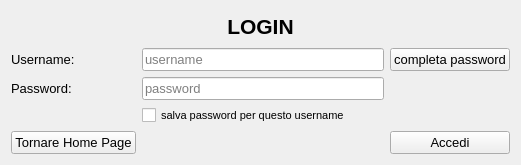
<?xml version="1.0" encoding="UTF-8"?>
<ui version="4.0">
 <class>MainWidget</class>
 <widget class="QWidget" name="MainWidget">
  <property name="geometry">
   <rect>
    <x>0</x>
    <y>0</y>
    <width>521</width>
    <height>165</height>
   </rect>
  </property>
  <property name="font">
   <font>
    <family>Arial</family>
    <pointsize>10</pointsize>
   </font>
  </property>
  <property name="windowTitle">
   <string>Login</string>
  </property>
  <layout class="QGridLayout" name="gridLayout">
   <item row="1" column="1">
    <widget class="QLineEdit" name="lineeditUsername">
     <property name="placeholderText">
      <string>username</string>
     </property>
     <property name="clearButtonEnabled">
      <bool>false</bool>
     </property>
    </widget>
   </item>
   <item row="3" column="0">
    <widget class="QLabel" name="labelPassword">
     <property name="font">
      <font>
       <family>Arial</family>
       <pointsize>10</pointsize>
      </font>
     </property>
     <property name="text">
      <string>Password:</string>
     </property>
    </widget>
   </item>
   <item row="3" column="1">
    <widget class="QLineEdit" name="lineeditPassword">
     <property name="font">
      <font>
       <family>Arial</family>
       <pointsize>10</pointsize>
      </font>
     </property>
     <property name="echoMode">
      <enum>QLineEdit::Password</enum>
     </property>
     <property name="placeholderText">
      <string>password</string>
     </property>
    </widget>
   </item>
   <item row="1" column="0">
    <widget class="QLabel" name="labelUsername">
     <property name="enabled">
      <bool>true</bool>
     </property>
     <property name="font">
      <font>
       <family>Arial</family>
       <pointsize>10</pointsize>
      </font>
     </property>
     <property name="text">
      <string>Username:</string>
     </property>
    </widget>
   </item>
   <item row="5" column="2">
    <widget class="QPushButton" name="btnAccedi">
     <property name="font">
      <font>
       <family>Arial</family>
       <pointsize>10</pointsize>
      </font>
     </property>
     <property name="text">
      <string>Accedi</string>
     </property>
    </widget>
   </item>
   <item row="5" column="0">
    <widget class="QPushButton" name="btnIndietro">
     <property name="text">
      <string>Tornare Home Page</string>
     </property>
    </widget>
   </item>
   <item row="0" column="0" colspan="3">
    <widget class="QLabel" name="label_3">
     <property name="font">
      <font>
       <family>Arial</family>
       <pointsize>16</pointsize>
       <weight>75</weight>
       <italic>false</italic>
       <bold>true</bold>
       <underline>false</underline>
       <strikeout>false</strikeout>
      </font>
     </property>
     <property name="text">
      <string>LOGIN</string>
     </property>
     <property name="alignment">
      <set>Qt::AlignCenter</set>
     </property>
    </widget>
   </item>
   <item row="1" column="2">
    <widget class="QPushButton" name="btnCompletaPassword">
     <property name="sizePolicy">
      <sizepolicy hsizetype="Minimum" vsizetype="Fixed">
       <horstretch>0</horstretch>
       <verstretch>0</verstretch>
      </sizepolicy>
     </property>
     <property name="text">
      <string>completa password</string>
     </property>
    </widget>
   </item>
   <item row="4" column="1">
    <widget class="QCheckBox" name="checkboxSalvaPassword">
     <property name="font">
      <font>
       <family>Arial</family>
       <pointsize>8</pointsize>
      </font>
     </property>
     <property name="text">
      <string>salva password per questo username</string>
     </property>
    </widget>
   </item>
  </layout>
 </widget>
 <resources/>
 <connections/>
</ui>
